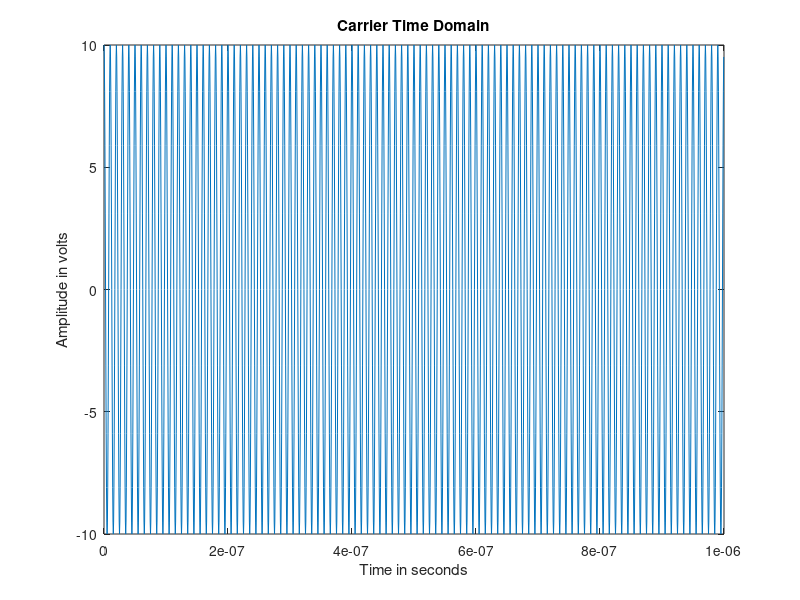

This figure's MATLAB source:
% we set parameters
Over_sampling = 20;
frequency = 100e6;
Amplitude = 10;
Period = 1e-6;
%% Creating timebase
fs = Over_sampling*max (frequency);
t= 0:1/fs:Period-1/fs;
% create a signal
sig = Amplitude*cos(2.0*pi*frequency*t);
%% Plot signal 
plot(t,sig)
xlabel('Time in seconds')
ylabel('Amplitude in volts')
title('Carrier Time Domain')
